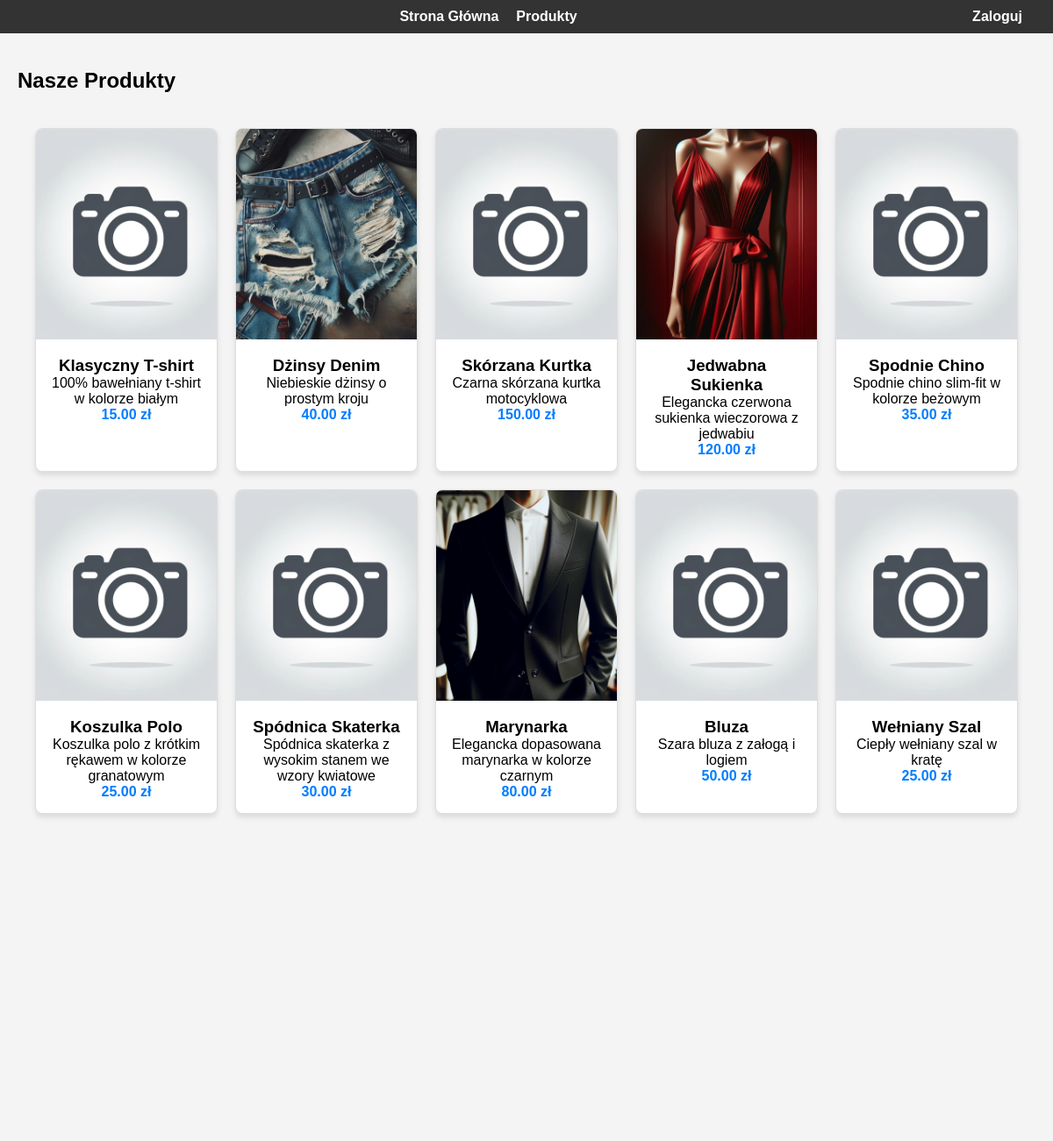
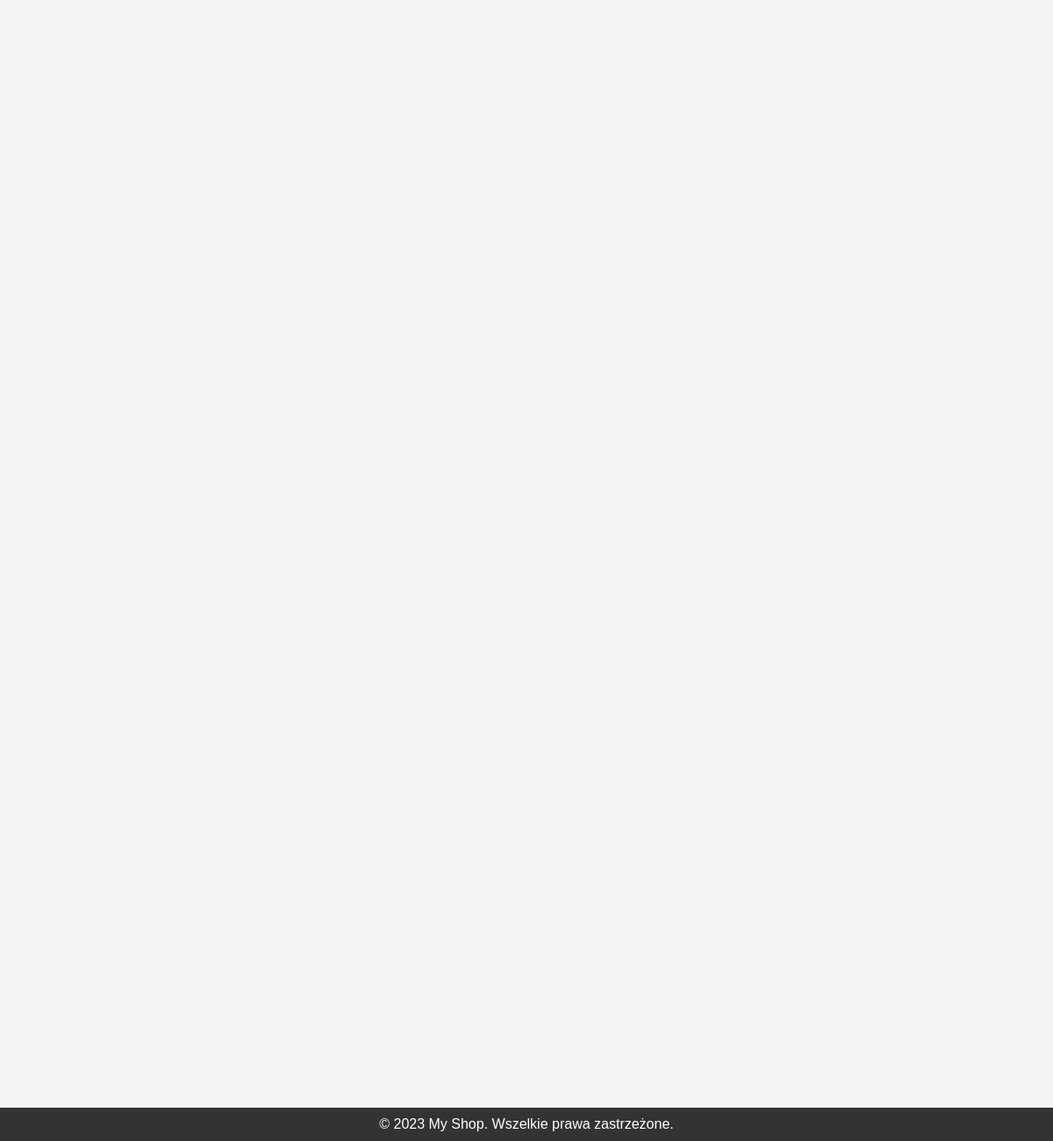
Screenshot of /products/ with the database file from the repository (2 pictures, top to bottom).
### shop/models.py (models this page shows, shortened)
class Product(models.Model):
    name = models.CharField(max_length=100)
    description = models.TextField()
    price = models.DecimalField(max_digits=10, decimal_places=2)
    stock = models.IntegerField()
    photo = models.ImageField(upload_to='products/',null=True, blank=True)
    @property
    def img_url(self):
        return static("images/products/{}".format(self.photo))

### shop/views.py (the view)
# urls.py: path('products/', views.product_list, name='product_list'),
def product_list(request):
    products = Product.objects.all()
    return render(request, 'product_list.html', {'products': products})

### shop/context_processors.py (called while the page is built)
def cart_item_count(request):
    if request.user.is_authenticated:
        return {'cart_item_count': Cart.objects.filter(user=request.user).count()}
    return {'cart_item_count': 0}

### templates/product_list.html (shortened to what this page needs)
{% extends 'base.html' %}
{% load static %}
{% load i18n %}
{% block content %}
<h2>{% trans "Nasze Produkty" %}</h2>
<div class="products-container">
    {% for product in products %}
        <a href="{% url 'product_detail' product.pk %}" class="product-card">
            <img class="product-image" src="{% if product.photo %}{{ product.img_url }}{% else %}{% static 'images/placeholder.png' %}{% endif %}" alt="{{ product.name }}">
            <div class="product-info">
                <h3>{{ product.name }}</h3>
                <p>{{ product.description }}</p>
                <p class="price">{{ product.price }} zł</p>
            </div>
        </a>
    {% empty %}
        <p>{% trans "Brak produktów." %}</p>
    {% endfor %}
</div>
{% endblock content %}

### templates/base.html (style rules this page uses)
body { font-family: Arial, sans-serif; margin: 0; padding: 0; background-color: #f4f4f4; }

### templates/product_list.html (style rules this page uses)
.products-container { display: grid; grid-template-columns: repeat(5, 1fr); grid-auto-rows: minmax(100px, auto); gap: 20px; overflow-y: scroll; max-height: calc(3 * 260px); padding: 20px; margin-bottom: 20px; }
.product-card { border: 1px solid #ddd; border-radius: 8px; overflow: hidden; box-shadow: 0 4px 6px rgba(0,0,0,0.1); text-decoration: none; color: inherit; background: #fff; cursor: pointer; }
.product-image { width: 100%; height: 240px; object-fit: cover; }
.product-info { padding: 15px; text-align: center; }
.product-info h3, .product-info p { margin: 0; }
.product-info .price { color: #017cff; font-weight: bold; }

### rows the page displays
Product: name "Klasyczny T-shirt", description "100% bawełniany t-shirt w kolorze białym", price "15.00"
Product: photo (picture), name "Dżinsy Denim", description "Niebieskie dżinsy o prostym kroju", price "40.00"
Product: name "Skórzana Kurtka", description "Czarna skórzana kurtka motocyklowa", price "150.00"
Product: photo (picture), name "Jedwabna Sukienka", description "Elegancka czerwona sukienka wieczorowa z jedwabiu", price "120.00"
Product: name "Spodnie Chino", description "Spodnie chino slim-fit w kolorze beżowym", price "35.00"
Product: name "Koszulka Polo", description "Koszulka polo z krótkim rękawem w kolorze granatowym", price "25.00"
Product: name "Spódnica Skaterka", description "Spódnica skaterka z wysokim stanem we wzory kwiatowe", price "30.00"
Product: photo (picture), name "Marynarka", description "Elegancka dopasowana marynarka w kolorze czarnym", price "80.00"
Product: name "Bluza", description "Szara bluza z załogą i logiem", price "50.00"
Product: name "Wełniany Szal", description "Ciepły wełniany szal w kratę", price "25.00"
